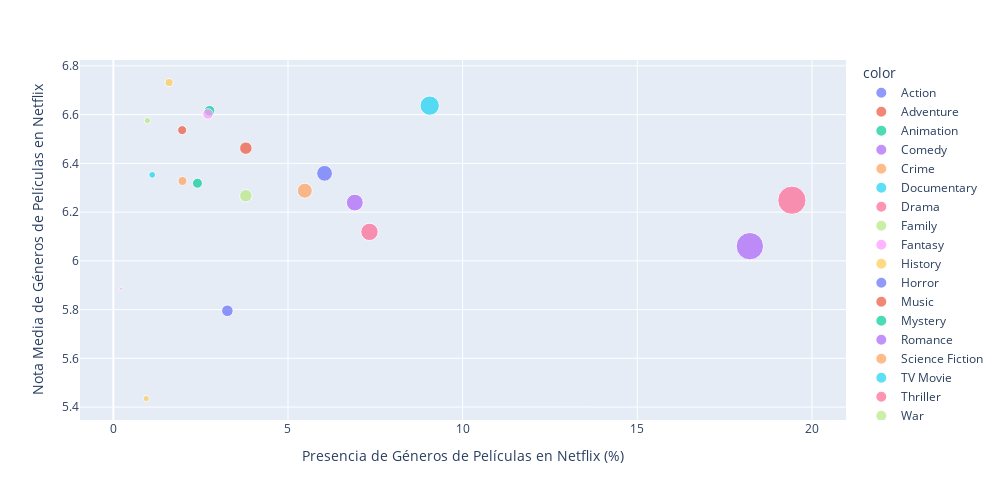

The notebook cell this image was saved under:
### Markdown cell above
Puesto que las medias y las medianas son muy similares, los datos no tienen valores extremadamente altos/bajos y podemos usar las medias calculadas. Representamos así lo siguiente:

### Code cell
porcentaje_presencia = info_final_pelis_votadas_netflix["netflix_genre_percentage"].to_list() #Eje X de nuestra gráfica
nota_media = info_final_pelis_votadas_netflix["vote_avg_genre"].to_list() #Eje Y de nuestra gráfica
numero_apariciones = info_final_pelis_votadas_netflix["genre_presence"].to_list() #Tamaño de los puntos
genero = info_final_pelis_votadas_netflix.index.to_list() #Géneros de las películas

fig = px.scatter(
    x=porcentaje_presencia,
    y=nota_media,
    size=numero_apariciones, 
    color=genero, 
    labels={'x': 'Presencia de Géneros de Películas en Netflix (%)', 'y': 'Nota Media de Géneros de Películas en Netflix'},
    hover_name=genero, 
    width=1000,  
    height=500
)
fig.show()

### Figure 1 — Plotly figure (JSON) as saved in the notebook; plotly's stock layout.template omitted (floating-point values rounded to 4 significant figures)
{"data": [{"hovertemplate": "<b>%{hovertext}</b><br><br>color=Action<br>Presencia de Géneros de Películas en Netflix (%)=%{x}<br>Nota Media de Géneros de Películas en Netflix=%{y}<br>size=%{marker.size}<extra></extra>", "hovertext": ["Action"], "legendgroup": "Action", "marker": {"color": "#636efa", "size": [663], "sizemode": "area", "sizeref": 5.325, "symbol": "circle"}, "mode": "markers", "name": "Action", "orientation": "v", "showlegend": true, "type": "scatter", "x": [6.047], "xaxis": "x", "y": [6.359], "yaxis": "y"}, {"hovertemplate": "<b>%{hovertext}</b><br><br>color=Adventure<br>Presencia de Géneros de Películas en Netflix (%)=%{x}<br>Nota Media de Géneros de Películas en Netflix=%{y}<br>size=%{marker.size}<extra></extra>", "hovertext": ["Adventure"], "legendgroup": "Adventure", "marker": {"color": "#EF553B", "size": [416], "sizemode": "area", "sizeref": 5.325, "symbol": "circle"}, "mode": "markers", "name": "Adventure", "orientation": "v", "showlegend": true, "type": "scatter", "x": [3.794], "xaxis": "x", "y": [6.463], "yaxis": "y"}, {"hovertemplate": "<b>%{hovertext}</b><br><br>color=Animation<br>Presencia de Géneros de Películas en Netflix (%)=%{x}<br>Nota Media de Géneros de Películas en Netflix=%{y}<br>size=%{marker.size}<extra></extra>", "hovertext": ["Animation"], "legendgroup": "Animation", "marker": {"color": "#00cc96", "size": [302], "sizemode": "area", "sizeref": 5.325, "symbol": "circle"}, "mode": "markers", "name": "Animation", "orientation": "v", "showlegend": true, "type": "scatter", "x": [2.754], "xaxis": "x", "y": [6.616], "yaxis": "y"}, {"hovertemplate": "<b>%{hovertext}</b><br><br>color=Comedy<br>Presencia de Géneros de Películas en Netflix (%)=%{x}<br>Nota Media de Géneros de Películas en Netflix=%{y}<br>size=%{marker.size}<extra></extra>", "hovertext": ["Comedy"], "legendgroup": "Comedy", "marker": {"color": "#ab63fa", "size": [1998], "sizemode": "area", "sizeref": 5.325, "symbol": "circle"}, "mode": "markers", "name": "Comedy", "orientation": "v", "showlegend": true, "type": "scatter", "x": [18.22], "xaxis": "x", "y": [6.06], "yaxis": "y"}, {"hovertemplate": "<b>%{hovertext}</b><br><br>color=Crime<br>Presencia de Géneros de Películas en Netflix (%)=%{x}<br>Nota Media de Géneros de Películas en Netflix=%{y}<br>size=%{marker.size}<extra></extra>", "hovertext": ["Crime"], "legendgroup": "Crime", "marker": {"color": "#FFA15A", "size": [601], "sizemode": "area", "sizeref": 5.325, "symbol": "circle"}, "mode": "markers", "name": "Crime", "orientation": "v", "showlegend": true, "type": "scatter", "x": [5.481], "xaxis": "x", "y": [6.288], "yaxis": "y"}, {"hovertemplate": "<b>%{hovertext}</b><br><br>color=Documentary<br>Presencia de Géneros de Películas en Netflix (%)=%{x}<br>Nota Media de Géneros de Películas en Netflix=%{y}<br>size=%{marker.size}<extra></extra>", "hovertext": ["Documentary"], "legendgroup": "Documentary", "marker": {"color": "#19d3f3", "size": [993], "sizemode": "area", "sizeref": 5.325, "symbol": "circle"}, "mode": "markers", "name": "Documentary", "orientation": "v", "showlegend": true, "type": "scatter", "x": [9.056], "xaxis": "x", "y": [6.637], "yaxis": "y"}, {"hovertemplate": "<b>%{hovertext}</b><br><br>color=Drama<br>Presencia de Géneros de Películas en Netflix (%)=%{x}<br>Nota Media de Géneros de Películas en Netflix=%{y}<br>size=%{marker.size}<extra></extra>", "hovertext": ["Drama"], "legendgroup": "Drama", "marker": {"color": "#FF6692", "size": [2130], "sizemode": "area", "sizeref": 5.325, "symbol": "circle"}, "mode": "markers", "name": "Drama", "orientation": "v", "showlegend": true, "type": "scatter", "x": [19.43], "xaxis": "x", "y": [6.249], "yaxis": "y"}, {"hovertemplate": "<b>%{hovertext}</b><br><br>color=Family<br>Presencia de Géneros de Películas en Netflix (%)=%{x}<br>Nota Media de Géneros de Películas en Netflix=%{y}<br>size=%{marker.size}<extra></extra>", "hovertext": ["Family"], "legendgroup": "Family", "marker": {"color": "#B6E880", "size": [416], "sizemode": "area", "sizeref": 5.325, "symbol": "circle"}, "mode": "markers", "name": "Family", "orientation": "v", "showlegend": true, "type": "scatter", "x": [3.794], "xaxis": "x", "y": [6.267], "yaxis": "y"}, {"hovertemplate": "<b>%{hovertext}</b><br><br>color=Fantasy<br>Presencia de Géneros de Películas en Netflix (%)=%{x}<br>Nota Media de Géneros de Películas en Netflix=%{y}<br>size=%{marker.size}<extra></extra>", "hovertext": ["Fantasy"], "legendgroup": "Fantasy", "marker": {"color": "#FF97FF", "size": [297], "sizemode": "area", "sizeref": 5.325, "symbol": "circle"}, "mode": "markers", "name": "Fantasy", "orientation": "v", "showlegend": true, "type": "scatter", "x": [2.709], "xaxis": "x", "y": [6.603], "yaxis": "y"}, {"hovertemplate": "<b>%{hovertext}</b><br><br>color=History<br>Presencia de Géneros de Películas en Netflix (%)=%{x}<br>Nota Media de Géneros de Películas en Netflix=%{y}<br>size=%{marker.size}<extra></extra>", "hovertext": ["History"], "legendgroup": "History", "marker": {"color": "#FECB52", "size": [175], "sizemode": "area", "sizeref": 5.325, "symbol": "circle"}, "mode": "markers", "name": "History", "orientation": "v", "showlegend": true, "type": "scatter", "x": [1.596], "xaxis": "x", "y": [6.732], "yaxis": "y"}, {"hovertemplate": "<b>%{hovertext}</b><br><br>color=Horror<br>Presencia de Géneros de Películas en Netflix (%)=%{x}<br>Nota Media de Géneros de Películas en Netflix=%{y}<br>size=%{marker.size}<extra></extra>", "hovertext": ["Horror"], "legendgroup": "Horror", "marker": {"color": "#636efa", "size": [358], "sizemode": "area", "sizeref": 5.325, "symbol": "circle"}, "mode": "markers", "name": "Horror", "orientation": "v", "showlegend": true, "type": "scatter", "x": [3.265], "xaxis": "x", "y": [5.795], "yaxis": "y"}, {"hovertemplate": "<b>%{hovertext}</b><br><br>color=Music<br>Presencia de Géneros de Películas en Netflix (%)=%{x}<br>Nota Media de Géneros de Películas en Netflix=%{y}<br>size=%{marker.size}<extra></extra>", "hovertext": ["Music"], "legendgroup": "Music", "marker": {"color": "#EF553B", "size": [216], "sizemode": "area", "sizeref": 5.325, "symbol": "circle"}, "mode": "markers", "name": "Music", "orientation": "v", "showlegend": true, "type": "scatter", "x": [1.97], "xaxis": "x", "y": [6.536], "yaxis": "y"}, {"hovertemplate": "<b>%{hovertext}</b><br><br>color=Mystery<br>Presencia de Géneros de Películas en Netflix (%)=%{x}<br>Nota Media de Géneros de Películas en Netflix=%{y}<br>size=%{marker.size}<extra></extra>", "hovertext": ["Mystery"], "legendgroup": "Mystery", "marker": {"color": "#00cc96", "size": [264], "sizemode": "area", "sizeref": 5.325, "symbol": "circle"}, "mode": "markers", "name": "Mystery", "orientation": "v", "showlegend": true, "type": "scatter", "x": [2.408], "xaxis": "x", "y": [6.318], "yaxis": "y"}, {"hovertemplate": "<b>%{hovertext}</b><br><br>color=Romance<br>Presencia de Géneros de Películas en Netflix (%)=%{x}<br>Nota Media de Géneros de Películas en Netflix=%{y}<br>size=%{marker.size}<extra></extra>", "hovertext": ["Romance"], "legendgroup": "Romance", "marker": {"color": "#ab63fa", "size": [758], "sizemode": "area", "sizeref": 5.325, "symbol": "circle"}, "mode": "markers", "name": "Romance", "orientation": "v", "showlegend": true, "type": "scatter", "x": [6.913], "xaxis": "x", "y": [6.239], "yaxis": "y"}, {"hovertemplate": "<b>%{hovertext}</b><br><br>color=Science Fiction<br>Presencia de Géneros de Películas en Netflix (%)=%{x}<br>Nota Media de Géneros de Películas en Netflix=%{y}<br>size=%{marker.size}<extra></extra>", "hovertext": ["Science Fiction"], "legendgroup": "Science Fiction", "marker": {"color": "#FFA15A", "size": [217], "sizemode": "area", "sizeref": 5.325, "symbol": "circle"}, "mode": "markers", "name": "Science Fiction", "orientation": "v", "showlegend": true, "type": "scatter", "x": [1.979], "xaxis": "x", "y": [6.328], "yaxis": "y"}, {"hovertemplate": "<b>%{hovertext}</b><br><br>color=TV Movie<br>Presencia de Géneros de Películas en Netflix (%)=%{x}<br>Nota Media de Géneros de Películas en Netflix=%{y}<br>size=%{marker.size}<extra></extra>", "hovertext": ["TV Movie"], "legendgroup": "TV Movie", "marker": {"color": "#19d3f3", "size": [122], "sizemode": "area", "sizeref": 5.325, "symbol": "circle"}, "mode": "markers", "name": "TV Movie", "orientation": "v", "showlegend": true, "type": "scatter", "x": [1.113], "xaxis": "x", "y": [6.353], "yaxis": "y"}, {"hovertemplate": "<b>%{hovertext}</b><br><br>color=Thriller<br>Presencia de Géneros de Películas en Netflix (%)=%{x}<br>Nota Media de Géneros de Películas en Netflix=%{y}<br>size=%{marker.size}<extra></extra>", "hovertext": ["Thriller"], "legendgroup": "Thriller", "marker": {"color": "#FF6692", "size": [804], "sizemode": "area", "sizeref": 5.325, "symbol": "circle"}, "mode": "markers", "name": "Thriller", "orientation": "v", "showlegend": true, "type": "scatter", "x": [7.332], "xaxis": "x", "y": [6.119], "yaxis": "y"}, {"hovertemplate": "<b>%{hovertext}</b><br><br>color=War<br>Presencia de Géneros de Películas en Netflix (%)=%{x}<br>Nota Media de Géneros de Películas en Netflix=%{y}<br>size=%{marker.size}<extra></extra>", "hovertext": ["War"], "legendgroup": "War", "marker": {"color": "#B6E880", "size": [107], "sizemode": "area", "sizeref": 5.325, "symbol": "circle"}, "mode": "markers", "name": "War", "orientation": "v", "showlegend": true, "type": "scatter", "x": [0.9758], "xaxis": "x", "y": [6.576], "yaxis": "y"}, {"hovertemplate": "<b>%{hovertext}</b><br><br>color=Western<br>Presencia de Géneros de Películas en Netflix (%)=%{x}<br>Nota Media de Géneros de Películas en Netflix=%{y}<br>size=%{marker.size}<extra></extra>", "hovertext": ["Western"], "legendgroup": "Western", "marker": {"color": "#FF97FF", "size": [25], "sizemode": "area", "sizeref": 5.325, "symbol": "circle"}, "mode": "markers", "name": "Western", "orientation": "v", "showlegend": true, "type": "scatter", "x": [0.228], "xaxis": "x", "y": [5.886], "yaxis": "y"}, {"hovertemplate": "<b>%{hovertext}</b><br><br>color=Unknown<br>Presencia de Géneros de Películas en Netflix (%)=%{x}<br>Nota Media de Géneros de Películas en Netflix=%{y}<br>size=%{marker.size}<extra></extra>", "hovertext": ["Unknown"], "legendgroup": "Unknown", "marker": {"color": "#FECB52", "size": [103], "sizemode": "area", "sizeref": 5.325, "symbol": "circle"}, "mode": "markers", "name": "Unknown", "orientation": "v", "showlegend": true, "type": "scatter", "x": [0.9394], "xaxis": "x", "y": [5.435], "yaxis": "y"}], "layout": {"height": 500, "legend": {"itemsizing": "constant", "title": {"text": "color"}, "tracegroupgap": 0}, "margin": {"t": 60}, "width": 1000, "xaxis": {"anchor": "y", "domain": [0, 1], "title": {"text": "Presencia de Géneros de Películas en Netflix (%)"}}, "yaxis": {"anchor": "x", "domain": [0, 1], "title": {"text": "Nota Media de Géneros de Películas en Netflix"}}}}
